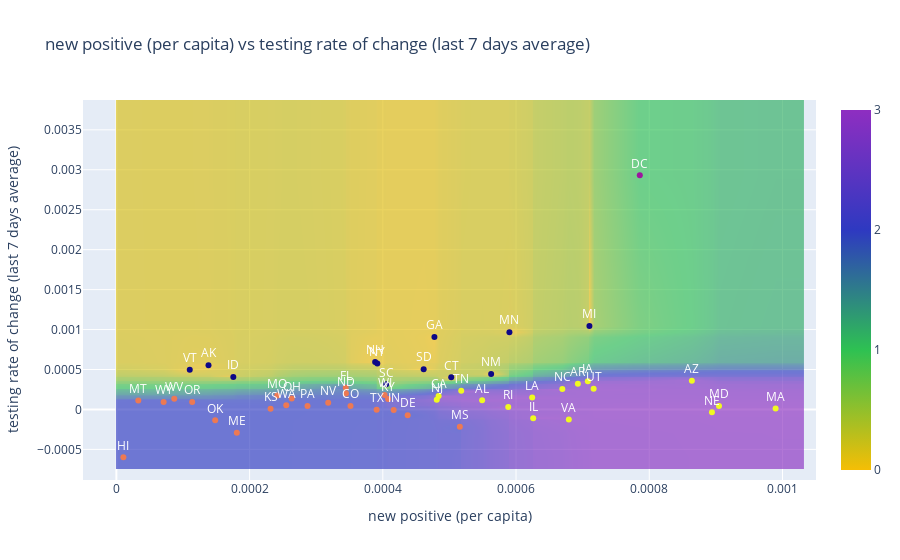

The cell this chart's notebook holds for it:
### Code cell
compare_scatter('new positive (per capita)', 'testing rate of change (last 7 days average)')
